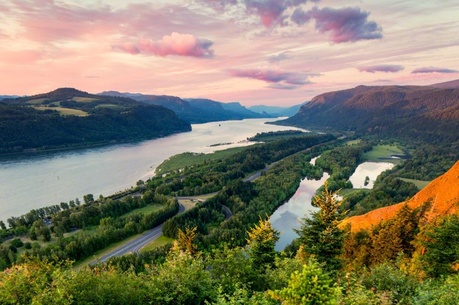
#> input picture images/columbia.jpg, 459 x 305 px, shrunk from 801 x 533 before the run
$ python main.py
#> lines starting #> are read from the running program, lines starting #| are printed output that depends on the picture; after the words box and inside, x2 and y2 are one past the last pixel; in counts of white or black regions, pixels touching at a corner belong together
### Utilities.py
from matplotlib import pyplot as plt
import cv2
import numpy as np

def read_image(path, color_scale = 'gray'):
#> called with path = 'images/columbia.jpg', color_scale = 'rgb'
    scale = 0
    if(color_scale == 'rgb'):
        scale = 1
    image = cv2.imread(path, scale)
#> image is the input picture: shape (305, 459, 3); mean B, G, R 104, 123.4, 127.8
    return image

# [5 lines left out: function show_image, not called in this run]

def adapt_image_to_color_scale(image, color_scale):
    color = None
    if(color_scale != 'gray'):
        image = cv2.cvtColor(image, cv2.COLOR_BGR2RGB)
    else:
        color = "gray"
    return image, color

def show_couple_of_images(image1, image2, title1 = None, title2 = None, color_scale = 'gray'):
    image1, color = adapt_image_to_color_scale(image1, color_scale)
    image2, color = adapt_image_to_color_scale(image2, color_scale)
    plt.subplot(121), plt.imshow(image1, cmap=color, interpolation='bicubic', vmin=0, vmax=255), plt.title(title1)
    plt.xticks([]), plt.yticks([])
    plt.subplot(122), plt.imshow(image2, cmap=color, interpolation='bicubic', vmin=0, vmax=255), plt.title(title2)
    plt.xticks([]), plt.yticks([])
    plt.show()

# [5 lines left out: function show_histogram, not called in this run]

### ImageEnhancement.py
import numpy as np
import cv2

def image_is_in_gray_scale(image):
    return len(image.shape) == 2

# [13 lines left out: functions make_image_negative, histogram_of_grayscale, not called in this run]

def local_thresholding(image, kernel_size=7):
    output = padding(image, kernel_size)
    return apply_thresholding(image, output, kernel_size)


def padding(image, kernel_size):
#> called with kernel_size = 7
    output = np.zeros(image.shape)
    up_side_inf_limit = 0
    up_side_sup_limit = int(kernel_size/2)
    for i in range(up_side_inf_limit, up_side_sup_limit):
        for j in range(image.shape[1]):
            output[i, j] = image[i, j]
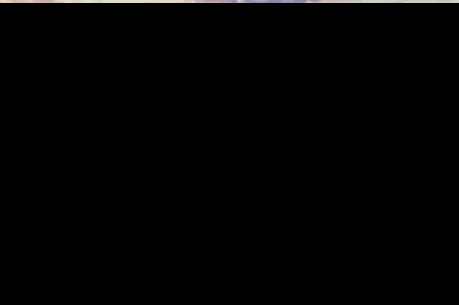
#> output: shape (305, 459, 3) float64; mean B, G, R 1.8, 1.9, 2

    down_side_inf_limit = image.shape[0] - int(kernel_size/2)
#> down_side_inf_limit = 302
    down_side_sup_limit = image.shape[0]
#> down_side_sup_limit = 305
    for i in range(down_side_inf_limit, down_side_sup_limit):
        for j in range(image.shape[1]):
            output[i, j] = image[i, j]
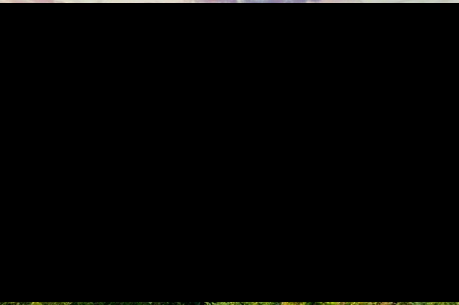
#> output: shape (305, 459, 3) float64; 0.98% of pixels changed, all inside (x1, y1, x2, y2) = (0, 302, 459, 305)

    left_side_inf_limit = 0
    left_side_sup_limit = int(kernel_size/2)
    for i in range(image.shape[0]):
        for j in range(left_side_inf_limit, left_side_sup_limit):
            output[i, j] = image[i, j]
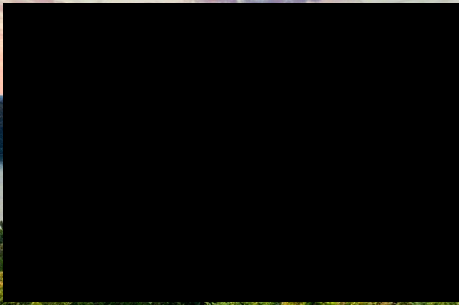
#> output: shape (305, 459, 3) float64; 0.64% of pixels changed, all inside (x1, y1, x2, y2) = (0, 3, 3, 302)

    right_side_inf_limit = image.shape[1] - int(kernel_size/2)
#> right_side_inf_limit = 456
    right_side_sup_limit = image.shape[1]
#> right_side_sup_limit = 459
    for i in range(image.shape[0]):
        for j in range(right_side_inf_limit, right_side_sup_limit):
            output[i, j] = image[i, j]
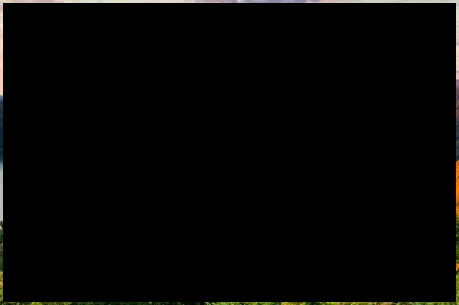
#> output: shape (305, 459, 3) float64; 0.64% of pixels changed, all inside (x1, y1, x2, y2) = (456, 3, 459, 302)
    return output

def apply_thresholding(image, output, kernel_size):
#> called with kernel_size = 7
    off_set = int(kernel_size / 2)
    starting_row = off_set
    ending_row = image.shape[0] - off_set
#> ending_row = 302
    starting_column = off_set
    ending_column = image.shape[1] - off_set
#> ending_column = 456

    for i in range(starting_row, ending_row):
        for j in range(starting_column, ending_column):
            if not image_is_in_gray_scale(image):
                frame = image[i - off_set:i + off_set, j - off_set:j + off_set]
                median_hue = np.median(frame[:,:,0])
                median_sat = np.median(frame[:,:,1])
                median_val = np.median(frame[:,:,2])
                threshold_hue = int(median_hue) - 5
                threshold_sat = int(median_sat) - 5
                threshold_val = int(median_val) - 5

                if image[i, j, 0] > threshold_hue:
                    output[i, j] = 255
                if image[i, j, 1] > threshold_sat:
                    output[i, j] = 255
                if image[i, j, 2] > threshold_val:
                    output[i, j] = 255
            else:
                frame = image[i - off_set:i + off_set, j - off_set:j + off_set]
                median = np.median(frame)
                threshold = int(median) - 5
                if image[i,j] > threshold:
                    output[i,j] = 255
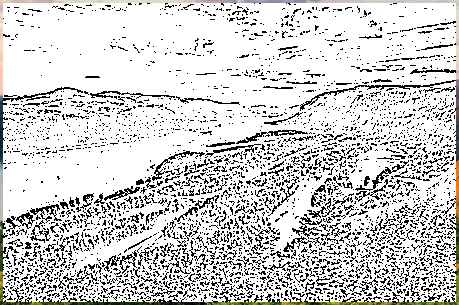
#> output: shape (305, 459, 3) float64; mean B, G, R 205.8, 206.8, 206.9

    if not image_is_in_gray_scale(image):
        for i in range(output.shape[0]):
            for j in range(output.shape[1]):
                if not np.array_equal(output[i, j], [255, 255, 255]):
                    output[i, j] = image[i, j]
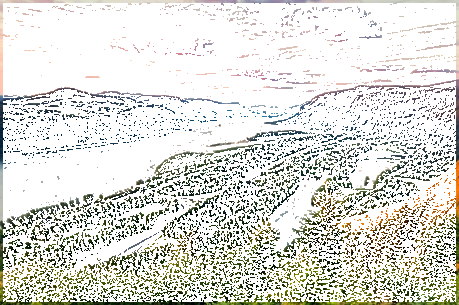
#> output: shape (305, 459, 3) float64; 17.35% of pixels changed, all inside (x1, y1, x2, y2) = (3, 3, 456, 302)
    return output.astype(np.uint8)

# [46 lines left out: function histogram_equalization, not called in this run]

### main.py
from Utilities import show_image
from Utilities import read_image
from Utilities import show_histogram
from Utilities import show_couple_of_images
from ImageEnhancement import make_image_negative
from ImageEnhancement import histogram_of_grayscale
from ImageEnhancement import local_thresholding
from ImageEnhancement import histogram_equalization
import numpy as np
import cv2

path= 'images/1577x1365.png'
#path= 'images/745x419.jpg'
#path = 'images/402x588.png'
path= 'images/columbia.jpg'
#path= 'images/306x341.png'
#path= 'images/sonnet.png'
color_scale = "rgb"
image = read_image(path, color_scale)

# Threshold
output = local_thresholding(image, 7)
show_couple_of_images(image, output, "Original", "Local Thresholding", color_scale)

# Negative
"""
show_couple_of_images(image, make_image_negative(image), "Original", "Negative", "rgb")"""

# Histogram
"""
N = image.shape[0] * image.shape[1]
histogram = histogram_of_grayscale(image)
show_histogram(histogram/N, "Pixel intensity", "Pixel frequency")"""

# Histogram equalization
"""output = histogram_equalization(image)
show_couple_of_images(image, output, "Original", "Equalized", color_scale)"""
